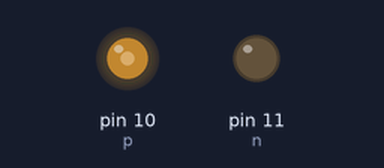
This sketch was run on a simulated Arduino Uno, built with avr-gcc and run on an emulated ATmega328P. Parts: output pins drawn as LEDs (lit = HIGH).

Above: at 0.05 s.
Timing chart, 0 to 3.0 s (numbered marks = the images above):
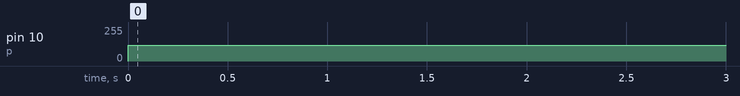

Measured:
- by itself, pin 10 (p): 0/255 → 120/255 at 0.00 s

The sketch:

Motor_control.ino
```cpp
// C++ code
//Motor control
int p=10,n=11;
void setup()
{
  pinMode(p,OUTPUT);
  pinMode(n,OUTPUT);
}

void loop()
{
  analogWrite(p,120); //255 output voltage maximum
  analogWrite(n,0);//0 output voltage lowest
  delay(2000);
  analogWrite(p,0);
  analogWrite(n,120);
  }
//speed control korar jonno analog pin connect korte hobe
// motor chole 12v e, kintu arduin maximum output dite pare 5v er.
```
